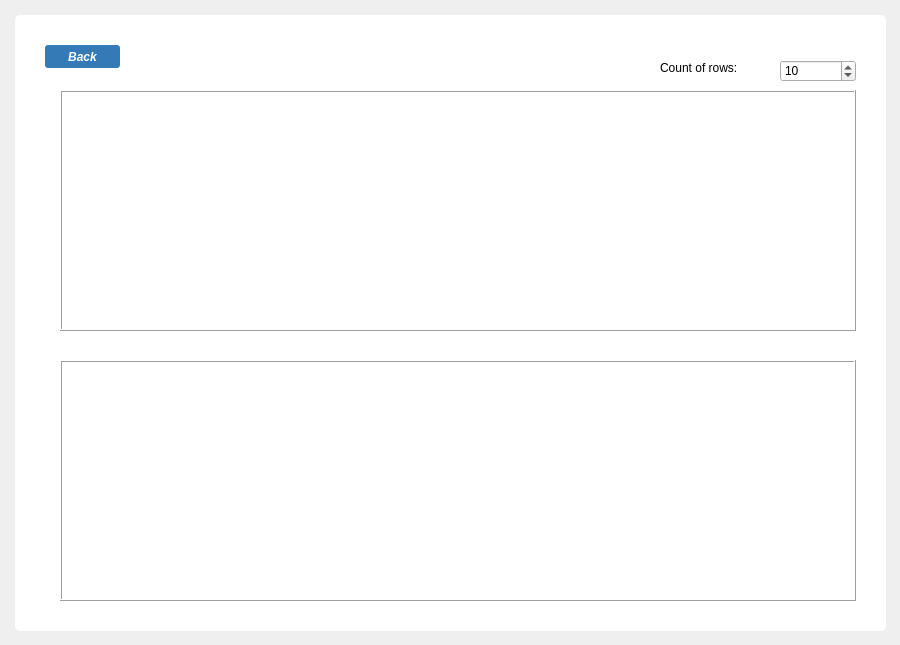
<?xml version="1.0" encoding="UTF-8"?>
<ui version="4.0">
 <class>Form</class>
 <widget class="QWidget" name="Form">
  <property name="geometry">
   <rect>
    <x>0</x>
    <y>0</y>
    <width>900</width>
    <height>645</height>
   </rect>
  </property>
  <property name="windowTitle">
   <string>Form</string>
  </property>
  <widget class="QFrame" name="frame">
   <property name="geometry">
    <rect>
     <x>15</x>
     <y>15</y>
     <width>871</width>
     <height>616</height>
    </rect>
   </property>
   <property name="styleSheet">
    <string notr="true">QFrame#frame{
border-radius: 5px;
background: #fff;
}

QWidget{
font-family: &quot;Segoe UI&quot;;
}

QPushButton#btn_back{
background-color: #337AB7;
font-weight: bold;
font-style: italic;
color: #fff;
font-size: 12px;
border-radius: 3px;
}
QPushButton:hove#btn_backr{
background-color: #135A97;
}

QPushButton:pressed#btn_back{
background-color: qlineargradient(spread:pad, x1:0, y1:0, x2:0, y2:1, stop:0 #337AB7, stop:1 #135A97);
}</string>
   </property>
   <property name="frameShape">
    <enum>QFrame::StyledPanel</enum>
   </property>
   <property name="frameShadow">
    <enum>QFrame::Raised</enum>
   </property>
   <widget class="QPushButton" name="btn_back">
    <property name="geometry">
     <rect>
      <x>30</x>
      <y>30</y>
      <width>75</width>
      <height>23</height>
     </rect>
    </property>
    <property name="font">
     <font>
      <family>Segoe UI</family>
      <pointsize>-1</pointsize>
      <weight>75</weight>
      <italic>true</italic>
      <bold>true</bold>
     </font>
    </property>
    <property name="cursor">
     <cursorShape>PointingHandCursor</cursorShape>
    </property>
    <property name="styleSheet">
     <string notr="true"/>
    </property>
    <property name="text">
     <string>Back</string>
    </property>
   </widget>
   <widget class="QListWidget" name="list_order">
    <property name="geometry">
     <rect>
      <x>45</x>
      <y>75</y>
      <width>796</width>
      <height>241</height>
     </rect>
    </property>
    <property name="styleSheet">
     <string notr="true">font-size: 20px;</string>
    </property>
    <property name="frameShape">
     <enum>QFrame::Box</enum>
    </property>
    <property name="frameShadow">
     <enum>QFrame::Raised</enum>
    </property>
   </widget>
   <widget class="QSpinBox" name="count_rows_spin">
    <property name="geometry">
     <rect>
      <x>765</x>
      <y>45</y>
      <width>76</width>
      <height>22</height>
     </rect>
    </property>
    <property name="minimum">
     <number>5</number>
    </property>
    <property name="maximum">
     <number>200</number>
    </property>
    <property name="value">
     <number>10</number>
    </property>
   </widget>
   <widget class="QLabel" name="label">
    <property name="geometry">
     <rect>
      <x>645</x>
      <y>45</y>
      <width>106</width>
      <height>16</height>
     </rect>
    </property>
    <property name="text">
     <string>Count of rows:</string>
    </property>
   </widget>
   <widget class="QListWidget" name="list_order_2">
    <property name="geometry">
     <rect>
      <x>45</x>
      <y>345</y>
      <width>796</width>
      <height>241</height>
     </rect>
    </property>
    <property name="styleSheet">
     <string notr="true">font-size: 20px;</string>
    </property>
    <property name="frameShape">
     <enum>QFrame::Box</enum>
    </property>
    <property name="frameShadow">
     <enum>QFrame::Raised</enum>
    </property>
   </widget>
  </widget>
 </widget>
 <resources/>
 <connections/>
</ui>
